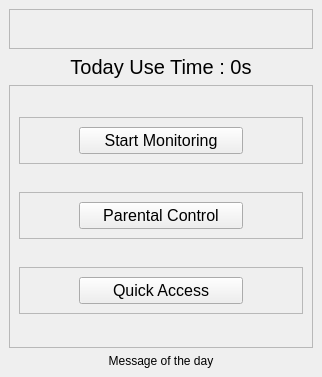
<?xml version="1.0" encoding="UTF-8"?>
<ui version="4.0">
 <class>MainWindow</class>
 <widget class="QMainWindow" name="MainWindow">
  <property name="geometry">
   <rect>
    <x>0</x>
    <y>0</y>
    <width>322</width>
    <height>377</height>
   </rect>
  </property>
  <property name="windowTitle">
   <string>Align Position</string>
  </property>
  <property name="windowIcon">
   <iconset resource="resource.qrc">
    <normaloff>:/newPrefix/logo.ico</normaloff>:/newPrefix/logo.ico</iconset>
  </property>
  <widget class="QWidget" name="centralwidget">
   <layout class="QVBoxLayout" name="verticalLayout">
    <item>
     <widget class="QFrame" name="frame">
      <property name="sizePolicy">
       <sizepolicy hsizetype="Preferred" vsizetype="Fixed">
        <horstretch>0</horstretch>
        <verstretch>0</verstretch>
       </sizepolicy>
      </property>
      <property name="frameShape">
       <enum>QFrame::StyledPanel</enum>
      </property>
      <property name="frameShadow">
       <enum>QFrame::Raised</enum>
      </property>
      <layout class="QHBoxLayout" name="horizontalLayout">
       <item>
        <spacer name="horizontalSpacer_7">
         <property name="orientation">
          <enum>Qt::Horizontal</enum>
         </property>
         <property name="sizeHint" stdset="0">
          <size>
           <width>40</width>
           <height>20</height>
          </size>
         </property>
        </spacer>
       </item>
       <item>
        <widget class="QLabel" name="title_lbl">
         <property name="sizePolicy">
          <sizepolicy hsizetype="Fixed" vsizetype="Fixed">
           <horstretch>0</horstretch>
           <verstretch>0</verstretch>
          </sizepolicy>
         </property>
         <property name="sizeIncrement">
          <size>
           <width>0</width>
           <height>0</height>
          </size>
         </property>
         <property name="text">
          <string/>
         </property>
         <property name="pixmap">
          <pixmap resource="resource.qrc">:/newPrefix/Small_title.png</pixmap>
         </property>
         <property name="scaledContents">
          <bool>true</bool>
         </property>
         <property name="wordWrap">
          <bool>false</bool>
         </property>
        </widget>
       </item>
       <item>
        <spacer name="horizontalSpacer_8">
         <property name="orientation">
          <enum>Qt::Horizontal</enum>
         </property>
         <property name="sizeHint" stdset="0">
          <size>
           <width>40</width>
           <height>20</height>
          </size>
         </property>
        </spacer>
       </item>
      </layout>
     </widget>
    </item>
    <item>
     <widget class="QLabel" name="usetime_lbl">
      <property name="sizePolicy">
       <sizepolicy hsizetype="Preferred" vsizetype="Fixed">
        <horstretch>0</horstretch>
        <verstretch>0</verstretch>
       </sizepolicy>
      </property>
      <property name="font">
       <font>
        <pointsize>15</pointsize>
       </font>
      </property>
      <property name="text">
       <string>Today Use Time : 0s</string>
      </property>
      <property name="alignment">
       <set>Qt::AlignCenter</set>
      </property>
     </widget>
    </item>
    <item>
     <widget class="QFrame" name="frame_2">
      <property name="frameShape">
       <enum>QFrame::StyledPanel</enum>
      </property>
      <property name="frameShadow">
       <enum>QFrame::Raised</enum>
      </property>
      <layout class="QVBoxLayout" name="verticalLayout_2">
       <item>
        <widget class="QFrame" name="frame_3">
         <property name="sizePolicy">
          <sizepolicy hsizetype="Preferred" vsizetype="Fixed">
           <horstretch>0</horstretch>
           <verstretch>0</verstretch>
          </sizepolicy>
         </property>
         <property name="frameShape">
          <enum>QFrame::StyledPanel</enum>
         </property>
         <property name="frameShadow">
          <enum>QFrame::Raised</enum>
         </property>
         <layout class="QHBoxLayout" name="horizontalLayout_2">
          <item>
           <spacer name="horizontalSpacer">
            <property name="orientation">
             <enum>Qt::Horizontal</enum>
            </property>
            <property name="sizeType">
             <enum>QSizePolicy::Fixed</enum>
            </property>
            <property name="sizeHint" stdset="0">
             <size>
              <width>50</width>
              <height>20</height>
             </size>
            </property>
           </spacer>
          </item>
          <item>
           <widget class="QPushButton" name="start_btn">
            <property name="font">
             <font>
              <pointsize>12</pointsize>
             </font>
            </property>
            <property name="text">
             <string>Start Monitoring</string>
            </property>
           </widget>
          </item>
          <item>
           <spacer name="horizontalSpacer_2">
            <property name="orientation">
             <enum>Qt::Horizontal</enum>
            </property>
            <property name="sizeType">
             <enum>QSizePolicy::Fixed</enum>
            </property>
            <property name="sizeHint" stdset="0">
             <size>
              <width>50</width>
              <height>20</height>
             </size>
            </property>
           </spacer>
          </item>
         </layout>
        </widget>
       </item>
       <item>
        <widget class="QFrame" name="frame_4">
         <property name="sizePolicy">
          <sizepolicy hsizetype="Preferred" vsizetype="Fixed">
           <horstretch>0</horstretch>
           <verstretch>0</verstretch>
          </sizepolicy>
         </property>
         <property name="frameShape">
          <enum>QFrame::StyledPanel</enum>
         </property>
         <property name="frameShadow">
          <enum>QFrame::Raised</enum>
         </property>
         <layout class="QHBoxLayout" name="horizontalLayout_3">
          <item>
           <spacer name="horizontalSpacer_3">
            <property name="orientation">
             <enum>Qt::Horizontal</enum>
            </property>
            <property name="sizeType">
             <enum>QSizePolicy::Fixed</enum>
            </property>
            <property name="sizeHint" stdset="0">
             <size>
              <width>50</width>
              <height>20</height>
             </size>
            </property>
           </spacer>
          </item>
          <item>
           <widget class="QPushButton" name="parental_btn">
            <property name="font">
             <font>
              <pointsize>12</pointsize>
             </font>
            </property>
            <property name="text">
             <string>Parental Control</string>
            </property>
           </widget>
          </item>
          <item>
           <spacer name="horizontalSpacer_4">
            <property name="orientation">
             <enum>Qt::Horizontal</enum>
            </property>
            <property name="sizeType">
             <enum>QSizePolicy::Fixed</enum>
            </property>
            <property name="sizeHint" stdset="0">
             <size>
              <width>50</width>
              <height>20</height>
             </size>
            </property>
           </spacer>
          </item>
         </layout>
        </widget>
       </item>
       <item>
        <widget class="QFrame" name="frame_5">
         <property name="sizePolicy">
          <sizepolicy hsizetype="Preferred" vsizetype="Fixed">
           <horstretch>0</horstretch>
           <verstretch>0</verstretch>
          </sizepolicy>
         </property>
         <property name="frameShape">
          <enum>QFrame::StyledPanel</enum>
         </property>
         <property name="frameShadow">
          <enum>QFrame::Raised</enum>
         </property>
         <layout class="QHBoxLayout" name="horizontalLayout_4">
          <item>
           <spacer name="horizontalSpacer_5">
            <property name="orientation">
             <enum>Qt::Horizontal</enum>
            </property>
            <property name="sizeType">
             <enum>QSizePolicy::Fixed</enum>
            </property>
            <property name="sizeHint" stdset="0">
             <size>
              <width>50</width>
              <height>20</height>
             </size>
            </property>
           </spacer>
          </item>
          <item>
           <widget class="QPushButton" name="quick_btn">
            <property name="font">
             <font>
              <pointsize>12</pointsize>
             </font>
            </property>
            <property name="text">
             <string>Quick Access</string>
            </property>
           </widget>
          </item>
          <item>
           <spacer name="horizontalSpacer_6">
            <property name="orientation">
             <enum>Qt::Horizontal</enum>
            </property>
            <property name="sizeType">
             <enum>QSizePolicy::Fixed</enum>
            </property>
            <property name="sizeHint" stdset="0">
             <size>
              <width>50</width>
              <height>20</height>
             </size>
            </property>
           </spacer>
          </item>
         </layout>
        </widget>
       </item>
      </layout>
     </widget>
    </item>
    <item>
     <widget class="QLabel" name="msg_lbl">
      <property name="sizePolicy">
       <sizepolicy hsizetype="Preferred" vsizetype="Fixed">
        <horstretch>0</horstretch>
        <verstretch>0</verstretch>
       </sizepolicy>
      </property>
      <property name="text">
       <string>Message of the day</string>
      </property>
      <property name="alignment">
       <set>Qt::AlignCenter</set>
      </property>
     </widget>
    </item>
   </layout>
  </widget>
 </widget>
 <resources>
  <include location="resource.qrc"/>
 </resources>
 <connections/>
</ui>
